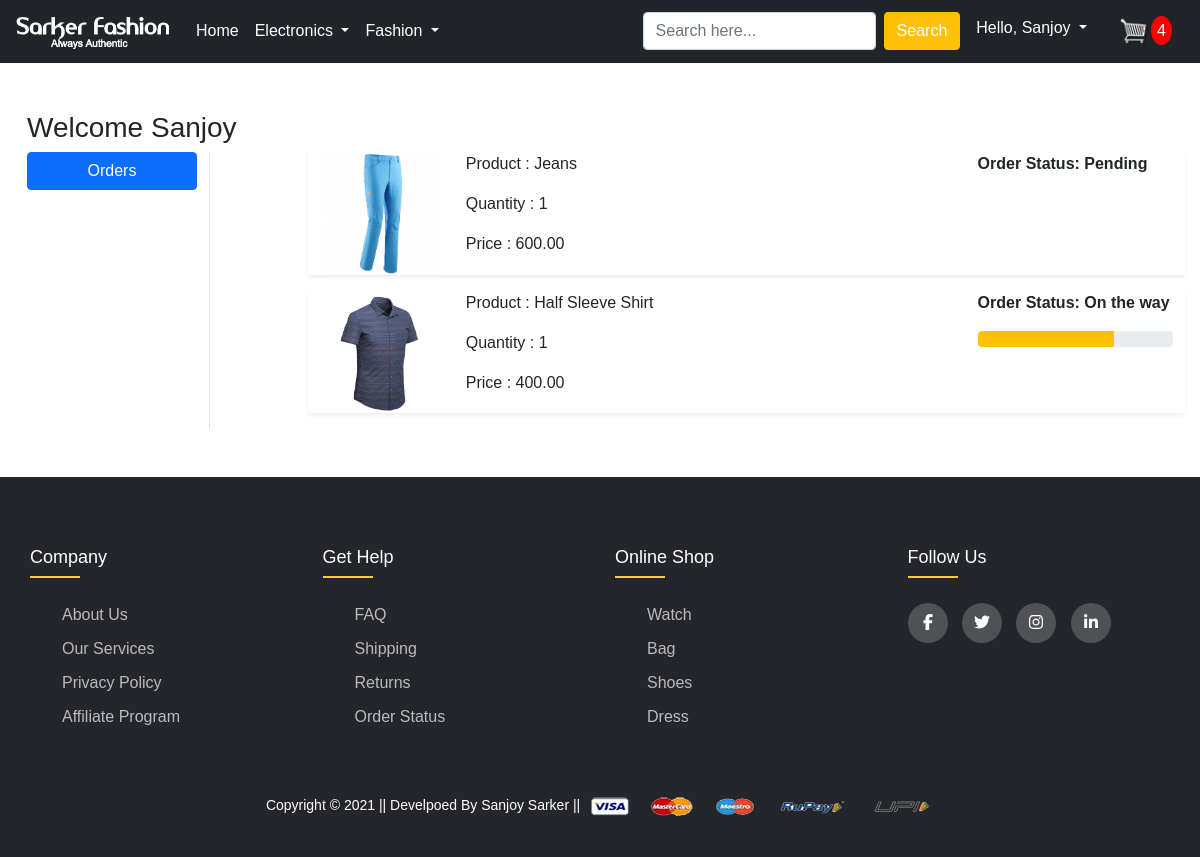
Page /orders/ (signed in) on the committed database.
### app/models.py (models this page shows, shortened)
class OrderPlaced(models.Model):
    user = models.ForeignKey(
        User, on_delete=models.CASCADE, blank=True, null=True)
    customer = models.ForeignKey(
        Customer, on_delete=models.CASCADE, blank=True, null=True)
    product = models.ForeignKey(
        Product, on_delete=models.CASCADE, blank=True, null=True)
    quantity = models.PositiveIntegerField(default=1)
    ordered_date = models.DateTimeField(auto_now_add=True)
    status = models.CharField(
        choices=STATUS, max_length=100, default='Pending', null=True)
    @property
    def total_cost(self):
        return self.quantity * self.product.discount_price

class Product(models.Model):
    title = models.CharField(max_length=100, null=True)
    Selling_price = models.FloatField()
    discount_price = models.FloatField()
    description = models.TextField()
    brand = models.CharField(max_length=100, null=True)
    category = models.CharField(choices=CATEGORY, max_length=100, null=True)
    product_image = models.ImageField(upload_to='productimg')
    @property
    def imageURL(self):
        try:
            url = self.product_image.url
        except:
            url = ''
        return url

### app/views.py (the view)
# urls.py: path('orders/', views.orders, name='orders'),
@login_required
def orders(request):
    op = OrderPlaced.objects.filter(user=request.user)
    return render(request, 'app/orders.html', {'order_placed': op})

### app/templates/app/orders.html (shortened to what this page needs)
{% extends 'app/base.html' %}
{% load static %}
{% block main-content %}
<div class="container my-5">
 <div class="row">
    <h3>Welcome <span class="text-capitalize">{{request.user}}</span></h3>
  <div class="col-sm-2 border-end">
   <ul class="list-unstyled">
    <li class="d-grid"><a href="{% url 'orders' %}" class="btn btn-primary">Orders</a></li>
   </ul>
  </div>
  <div class="col-sm-9 offset-sm-1">
    {% for op in order_placed %}
   <div class="row shadow-sm mb-3">
    <div class="col-sm-2">
        <img src="{{op.product.imageURL}}" class="img-fluid" height="150px" width="150px" alt="">
    </div>
    <div class="col-sm-7">
        <p>Product : {{op.product.title}}</p>
        <p>Quantity : {{op.quantity}}</p>
        <p>Price : {{op.total_cost|floatformat:2}}</p>
    </div>
    <div class="col-sm-3 fw-bold">
        <p>Order Status: {{op.status}}</p>
    {% if op.status == 'On the way' %}
    <div class="progress">
        <div class="progress-bar bg-warning" role="progressbar" style="width: 70%" aria-valuenow="70" aria-valuemin="0" aria-valuemax="100"></div>
    </div>
    {% endif %}
    </div>
   </div>
   {% endfor %}
  </div>
 </div>
</div>
{% endblock main-content %}

### app/templates/app/base.html (shortened to what this page needs)
<!doctype html>
{% load static %}
<html lang="en">
  <head>
    <link href="https://cdn.jsdelivr.net/npm/bootstrap@5.0.0-beta1/dist/css/bootstrap.min.css" rel="stylesheet">
    <link rel="stylesheet" href="{% static 'app/css/owl.carousel.min.css' %}">
    <link rel="stylesheet" href="{% static 'app/css/all.min.css' %}">
    <link rel="stylesheet" href="{% static 'app/css/style.css' %}">
  </head>
  <body>
    <nav class="navbar navbar-expand-lg navbar-dark bg-dark">
     <div class="container-fluid">
       <a class="navbar-brand" href="/">
        <img src="{% static 'app/images/logo1.png' %}" width="160px">
      </a>
       <div class="collapse navbar-collapse" id="navbarSupportedContent">
         <ul class="navbar-nav me-auto mb-2 mb-lg-0">
           <li class="nav-item">
             <a class="nav-link active" aria-current="page" href="/">Home</a>
           </li>
           <li class="nav-item dropdown">
             <a class="nav-link dropdown-toggle text-white" href="#" id="electronicsDropdown" role="button" data-bs-toggle="dropdown" aria-expanded="false">
               Electronics
             </a>
           </li>
           <li class="nav-item dropdown">
             <a class="nav-link dropdown-toggle text-white" href="#" id="fashionDropdown" role="button" data-bs-toggle="dropdown" aria-expanded="false">
               Fashion
             </a>
           </li>
         </ul>
         <form class="d-flex">
           <input class="form-control me-2" type="search" placeholder="Search here..." aria-label="Search">
           <button class="btn btn-warning text-white" type="submit">Search</button>
         </form>
         <div>
          <ul class="navbar-nav me-auto mb-2 mb-lg-0">
            {% if request.user.is_authenticated %}
           <li class="nav-item dropdown mx-2">
              <a class="nav-link dropdown-toggle text-white" href="#" id="profileDropdown" role="button" data-bs-toggle="dropdown" aria-expanded="false">
                <span>Hello, <span class="text-capitalize">{{request.user}}</span></span>
              </a>
            </li>
            <li class="nav-item mx-2">
             <a href="{% url 'showcart' %}" class="nav-link text-white"><img src="{% static '/app/images/cart.png' %}" width="30px" alt=""><span
              class="badges">4</span> </a>
            </li>
            {% endif %}
          </ul>
         </div>
       </div>
     </div>
    </nav>
    {% block main-content %} {% endblock main-content %}
    <footer class="footer">
      <div class="container">
        <div class="row">
          <div class="footer-col">
            <h4>company</h4>
            <ul>
              <li><a href="#">about us</a></li>
              <li><a href="#">our services</a></li>
              <li><a href="#">privacy policy</a></li>
              <li><a href="#">affiliate program</a></li>
            </ul>
          </div>
          <div class="footer-col">
            <h4>get help</h4>
            <ul>
              <li><a href="#">FAQ</a></li>
              <li><a href="#">shipping</a></li>
              <li><a href="#">returns</a></li>
              <li><a href="#">order status</a></li>
            </ul>
          </div>
          <div class="footer-col">
            <h4>online shop</h4>
            <ul>
              <li><a href="#">watch</a></li>
              <li><a href="#">bag</a></li>
              <li><a href="#">shoes</a></li>
              <li><a href="#">dress</a></li>
            </ul>
          </div>
          <div class="footer-col">
            <h4>follow us</h4>
            <div class="social-links">
              <a href="#"><i class="fab fa-facebook-f"></i></a>
              <a href="#"><i class="fab fa-twitter"></i></a>
              <a href="#"><i class="fab fa-instagram"></i></a>
              <a href="#"><i class="fab fa-linkedin-in"></i></a>
            </div>
          </div>
        </div>
      </div>
      <div class="pt-5 text-center text-white">
        <small class="text-white">Copyright &copy; 2021 || Develpoed By Sanjoy Sarker || </small>
        <img src="{% static 'app/images/payment.png' %}" alt="" srcset="" class="img-fluid" height="2px">
      </div>
   </footer>
  </body>
</html>

### app/static/app/css/style.css (style rules this page uses)
body { line-height: 1.5; font-family: 'Poppins', sans-serif; }
a { text-decoration: none; }
* { margin: 0; padding: 0; box-sizing: border-box; }
.container { max-width: 1170px; margin: auto; }
.row { display: flex; flex-wrap: wrap; }
ul { list-style: none; }
.footer { background-color: #24262b; padding: 70px 0 40px; }
.footer-col { width: 25%; padding: 0 15px; }
.footer-col h4 { font-size: 18px; color: #ffffff; text-transform: capitalize; margin-bottom: 35px; font-weight: 500; position: relative; }
.footer-col h4::before { content: ''; position: absolute; left: 0; bottom: -10px; background-color: #FFCA2C; height: 2px; box-sizing: border-box; width: 50px; }
.footer-col ul li:not(:last-child) { margin-bottom: 10px; }
.footer-col ul li a { font-size: 16px; text-transform: capitalize; color: #ffffff; text-decoration: none; font-weight: 300; color: #bbbbbb; display: block; transition: all 0.3s ease; }
.footer-col .social-links a { display: inline-block; height: 40px; width: 40px; background-color: rgba(255, 255, 255, 0.2); margin: 0 10px 10px 0; text-align: center; line-height: 40px; border-radius: 50%; color: #ffffff; transition: all 0.5s ease; }
.badges { font-size: 16px; padding: 6px; border-radius: 50%; background-color: red; color: white; margin-left: 2px; }

### rows in the picture
OrderPlaced: product.imageURL (picture), product "Jeans", quantity "1", total_cost "600.00", status "Pending"
OrderPlaced: product.imageURL (picture), product "Half Sleeve Shirt", quantity "1", total_cost "400.00", status "On the way"

### other values in the picture
{{ request.user }} "Sanjoy"
